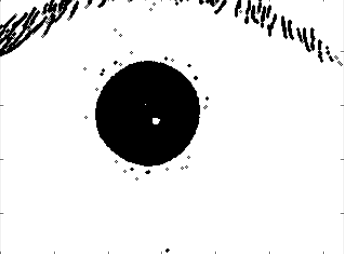
#> input picture eye_test.png, 344 x 254 px
$ python iris_pos.py ../eye_test.png   (Python 2 division)   (older library calls are emulated)
#> lines starting #> are read from the running program, lines starting #| are printed output that depends on the picture; after the words box and inside, x2 and y2 are one past the last pixel; in counts of white or black regions, pixels touching at a corner belong together
### codes/pupil.py
import cv2
from PIL import Image
from numpy import zeros, arange
from matplotlib.pyplot import figure, show
from skimage.color import rgb2grey
import cv2 as cv
from sys import argv
from morph import *
from imworks import *


def pupil_detect(fname):

    '''
    Mark the pupil region for an eye image.

    Parameters
    ----------
    fname: string
        Name of the image given in string format.

    Returns
    -------
    pupil:
        A new binary image in which the the pupil is marked
        as object(white) and the rest of the region is marked
        background(black).

    '''
#> called with fname = '../eye_test.png'

    img = cv2.imread(fname)
#> img is the input picture: shape (254, 344, 3); min 0, max 255, mean 222.1
    orig = zeros(img.shape)
    for i in range(img.shape[0]):
        for j in range(img.shape[1]):
            for k in range(img.shape[2]):
                orig[i, j, k] = img[i, j, k]
    pos1 = zeros([img.shape[0], img.shape[1]])
    im = Image.open(fname)
    pix = im.load()
    height, width = img.shape[:2]
#> height = 254; width = 344
    height = height-1
#> height = 253
    width = width-1
#> width = 343
    count = 0
    for eh in range(height):
        for ew in range(width):
            r, g, b = pix[ew, eh]
            if r <= 30 and g <= 30 and b <= 30:
                cv2.circle(img, (ew, eh), 1, (0, 255, 0), 1)
                cv2.circle(pos1, (ew, eh), 1, 255, 1)
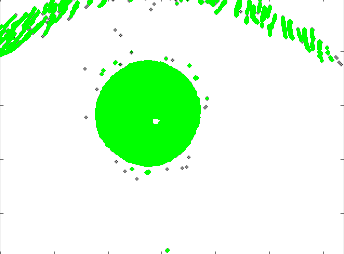
#> img: shape (254, 344, 3); 13.5% of pixels changed, all inside (x1, y1, x2, y2) = (0, 0, 334, 253)
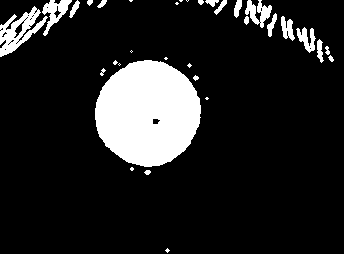
#> pos1: shape (254, 344) float64; 13.5% white; 33 white regions (12 under 20 px), largest, box (x1, y1, x2, y2) and area: (95, 60, 201, 167) 8678, (0, 6, 48, 57) 983, (42, 0, 72, 36) 429
    # pos1 is the pupil
    pupil = erode(pos1, 15)
    pupil = dilate(pupil, 8)
    return pupil

### codes/morph.py
from numpy import zeros


def erode(img, size=3):

    '''
    Performs morphological erosion by square mask of
    size given by input argument.

    Parameters
    ----------
    img: 2D matrix
         Input as a matrix corresponding to a particular image
    size: integer
         Positive integer which determines the size of the mask.
         If size = n means the square mask is of size n by n.

    Returns
    -------
    gmi: 2D matrix
         Ouptput the 2D matrix corresponding to morphologically erosed image.

    '''
#> called with size = 15

    pad = int(size/2)
    gmi = zeros([img.shape[0]-2*pad, img.shape[1]-2*pad])
    for i in range(gmi.shape[0]):
        for j in range(gmi.shape[1]):
            result = True
            for u in range(-pad, pad+1):
                for v in range(-pad, pad+1):
                        if img[i+u+pad, j+v+pad] == 0:
                            result = False
                gmi[i, j] = int(result)
#> gmi: shape (240, 330) float64; values 0 (black) and 1 (white), 7% white; 1 white region, box (x1, y1, x2, y2) and area: (96, 61, 186, 152) 5545
    return gmi


def dilate(img, size=3):

    '''
    Performs morphological dilation for an image.

    Parameters
    ----------
    img: 2D matrix
         Input as a matrix corresponding to a particular image
    size: integer
         Positive integer which determines the size of the mask.
         If size = n means the square mask is of size n by n.

    Returns
    -------
    gmi: 2D matrix
         Ouptput the 2D matrix corresponding to morphologically erosed image.

    '''
#> called with size = 8

    pad = int(size/2)
    gmi = zeros([img.shape[0]-2*pad, img.shape[1]-2*pad])
    for i in range(gmi.shape[0]):
        for j in range(gmi.shape[1]):
            result = False
            for u in range(-pad, pad+1):
                for v in range(-pad, pad+1):
                    if img[i+u+pad, j+v+pad] == 1:
                        result = True
            gmi[i, j] = int(result)
#> gmi: shape (232, 322) float64; values 0 (black) and 1 (white), 9.8% white; 1 white region, box (x1, y1, x2, y2) and area: (88, 53, 186, 152) 7313
    return gmi

### codes/iris.py
import cv2
from PIL import Image
from numpy import zeros, arange
from matplotlib.pyplot import figure, show
from skimage.color import rgb2grey
import cv2 as cv
from sys import argv
from morph import *
from imworks import *


def iris_detect(fname):

    '''
    For the iris region for an eye image.

    Parameters
    ----------
    fname: string
        Name of the image given in string format.

    Returns
    -------
    pupil:
        A new binary image in which the the iris is marked
        as object(white) and the rest of the region is marked
        background(black).

    '''
    img = cv2.imread(fname)
    orig = zeros(img.shape)
    for i in range(img.shape[0]):
        for j in range(img.shape[1]):
            for k in range(img.shape[2]):
                orig[i, j, k] = img[i, j, k]
    pos1 = zeros([img.shape[0], img.shape[1]])
    pos2 = zeros([img.shape[0], img.shape[1]])
    im = Image.open(fname)
    pix = im.load()
    height, width = img.shape[:2]
    height = height-1
    width = width-1
    count = 0
    for eh in range(height):
        for ew in range(width):
            r, g, b = pix[ew, eh]
            if r <= 120 and r > 30 and g <= 120 and \
            g > 30 and b <= 120 and b > 30:
                cv2.circle(img, (ew, eh), 1, (255, 0, 0), 1)
                cv2.circle(pos2, (ew, eh), 1, 255, 1)
    pos2 /= 255
    iris = dilate(pos2, 15)
    iris = erode(iris, 8)
    return iris


### codes/imworks.py
from skimage.io import imread, imshow, show
from skimage.color import rgb2gray

def bnw(s):
    '''
    Read an image and store it in a black and white format.

    Parameters
    ----------
    s: string
        File-name of the image in string format.

    Returns
    -------
    A 2D matrix corresponding to black and white
    image with all values within the range 0 to 1.

    '''
    return rgb2gray(imread(s))


def disp(img):
    '''
    to display an image.

    Parameters
    ----------
    img: 2D matrix
        Input as a matrix corresponding to a particular image

    '''
    imshow(img)
    show()

### codes/iris_pos.py
from pupil import *
from iris import *
from numpy import zeros
from skimage import draw
from imworks import *

if len(argv) < 2:
    print('No filename entered as command line argument.')
    exit()

fname = argv[1]
pupil_img = pupil_detect(fname)
rows = pupil_img.shape[0]
#> rows = 232
cols = pupil_img.shape[1]
#> cols = 322

for col in range(cols):
    col = cols - 1 - col
    if sum(pupil_img[:, col]) > 0:
        east_mark = col
        break

for col in range(east_mark):
    col = east_mark - 1 - col
    if sum(pupil_img[:, col]) == 0:
        west_mark = col
        break

for row in range(rows):
    row = rows - 1 - row
    if sum(pupil_img[row, :]) > 0:
        south_mark = row
        break

for row in range(south_mark):
    row = south_mark - 1 - row
    if sum(pupil_img[row, :]) == 0:
        north_mark = row
        break

center_x = (west_mark + east_mark) / 2
#> center_x = 136
center_y = (north_mark + south_mark) / 2
#> center_y = 101

lines = zeros([rows, cols])
rr, cc = draw.line(south_mark, east_mark, north_mark, east_mark)
#> cc = 100 values from 185 to 185
lines[rr, cc] = 1
rr, cc = draw.line(south_mark, west_mark, north_mark, west_mark)
#> cc = 100 values from 87 to 87
lines[rr, cc] = 1
rr, cc = draw.line(south_mark, west_mark, south_mark, east_mark)
#> rr = 99 values from 151 to 151
lines[rr, cc] = 1
rr, cc = draw.line(north_mark, west_mark, north_mark, east_mark)
lines[rr, cc] = 1
rr, cc = draw.circle(center_y, center_x, 3)
lines[rr, cc] = 1

# Locating Iris bounding box
iris_img = iris_detect(fname)
#> after the loop in iris_detect, `for eh in range(height):`:
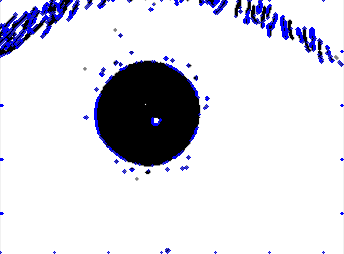
#> img: shape (254, 344, 3); 3.19% of pixels changed, all inside (x1, y1, x2, y2) = (0, 0, 344, 254)
#> after the loop in iris_detect, `for eh in range(height):`: pos2: shape (254, 344) float64; 3.2% white in thin lines or dots
#> in iris_detect, `pos2 /= 255`: pos2: shape (254, 344) float64; values 0 (black) and 1 (white), 3.2% white in thin lines or dots
#> after the loop in dilate (call 2), `for i in range(gmi.shape[0]):`: gmi: shape (240, 330) float64; values 0 (black) and 1 (white), 22.9% white; 19 white regions (1 under 20 px), largest, box (x1, y1, x2, y2) and area: (69, 19, 210, 174) 9070, (185, 0, 330, 67) 4241, (0, 0, 131, 58) 3098
#> call 2 of erode, with size = 8
#> after the loop in erode (call 2), `for i in range(gmi.shape[0]):`:
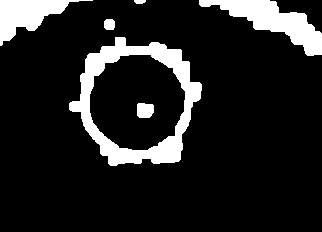
#> gmi: shape (232, 322) float64; values 0 (black) and 1 (white), 13.1% white; 6 white regions, box (x1, y1, x2, y2) and area: (69, 37, 202, 166) 5015, (199, 0, 322, 56) 2617, (0, 0, 93, 46) 1774, (137, 103, 154, 118) 229, (104, 19, 115, 30) 110, (134, 0, 146, 4) 41

x = east_mark
while(iris_img[center_y, x]) == 1:
    x += 1
#> this loop made 12 passes
#> after the loop, x = 197
iris_east = x
#> iris_east = 197

x = west_mark
while(iris_img[center_y, x]) == 1:
    x -= 1
#> this loop made 16 passes
#> x on passes 1 to 12: 86, 85, 84, 83, 82, 81, 80, 79, 78, 77, 76, 75
#> after the loop, x = 71
iris_west = x
#> iris_west = 71

rr, cc = draw.line(0, iris_east, rows-1, iris_east)
#> rr = 232 values from 0 to 231; cc = 232 values from 197 to 197
lines[rr, cc] = 1
rr, cc = draw.line(0, iris_west, rows-1, iris_west)
#> cc = 232 values from 71 to 71
lines[rr, cc] = 1

# Displaying bounding boxes with lines
full_color = zeros([rows, cols, 3])
for i in range(rows):
    for j in range(cols):
        full_color[i, j, 0] = pupil_img[i, j]
        full_color[i, j, 1] = lines[i, j]

for i in range(rows):
    for j in range(cols):
        full_color[i, j, 2] = iris_img[i, j]
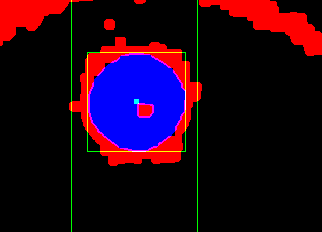
#> full_color: shape (232, 322, 3) float64; mean of channels 0, 1, 2 0.0979, 0.0118, 0.131; drawn as B, G, R

print('Eastern distance: ' + str(iris_east - center_x))
#| Eastern distance: 61
print('Western distance: ' + str(center_x - iris_west))
#| Western distance: 65


# Generating mask:
radius = max([(iris_east - center_x), (center_x - iris_west)])
#> radius = 65
mask = zeros([rows, cols])

rr, cc = draw.circle(center_y, center_x, radius)
#> rr = 13237 values from 37 to 165; cc = 13237 values, max 200 at index 5263, min 72 at index 5135, mean 136
for i in range(len(rr)):
    if rr[i] < 0:
        rr[i] = 0
    if rr[i] >= rows:
        rr[i] = rows - 1
for i in range(len(cc)):
    if cc[i] < 0:
        cc[i] = 0
    if cc[i] >= cols:
        cc[i] = cols - 1
mask[rr, cc] = 1

rr, cc = draw.circle(center_y, center_x, (0.5*(east_mark-west_mark)))
for i in range(len(rr)):
    if rr[i] < 0:
        rr[i] = 0
    if rr[i] >= rows:
        rr[i] = rows - 1
for i in range(len(cc)):
    if cc[i] < 0:
        cc[i] = 0
    if cc[i] >= cols:
        cc[i] = cols - 1
mask[rr, cc] = 0

img = bnw(fname)
pad = 6
masked_eye = zeros([img.shape[0]-2*pad, img.shape[1]-2*pad])
for i in range(rows):
        for j in range(cols):
            masked_eye[i, j] = min([mask[i, j], img[pad+i, pad+j]])
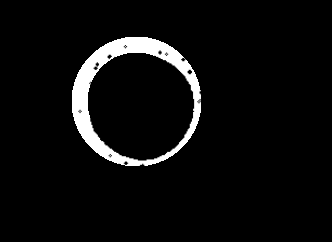
#> masked_eye: shape (242, 332) float64; min 0, max 1, mean 0.0522

check_mask = zeros([rows, cols, 3])
for i in range(rows):
    for j in range(cols):
        check_mask[i, j, 0] = img[i, j]
        check_mask[i, j, 1] = img[i, j] * 0.6 + 0.4*mask[i-2*pad, j-2*pad]
        check_mask[i, j, 2] = img[i, j] * 0.6 + 0.4*mask[i-2*pad, j-2*pad]
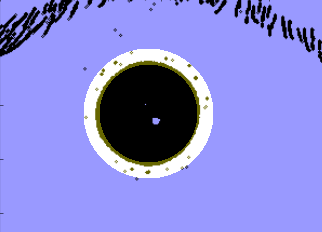
#> check_mask: shape (232, 322, 3) float64; mean of channels 0, 1, 2 0.851, 0.541, 0.541; drawn as B, G, R

disp(check_mask)

$ run again, on test3.png
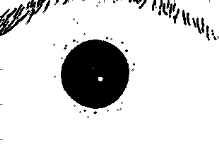
#> input picture test3.png, 219 x 162 px
#> in pupil_detect, img is the input picture: shape (162, 219, 3); min 0, max 255, mean 220.8
#> the loop `while(iris_img[center_y, x]) == 1:` made 11 passes
#> after the loop `while(iris_img[center_y, x]) == 1:`: x = 125
#> the loop `while(iris_img[center_y, x]) == 1:` made 13 passes
#> x on passes 1 to 8: 51, 50, 49, 48, 47, 46, 45, 44
#> after the loop `while(iris_img[center_y, x]) == 1:`: x = 39
#> `rr, cc = draw.line(0, iris_east, rows-1, iris_east)`: rr = 140 values from 0 to 139; cc = 140 values from 125 to 125
#> `rr, cc = draw.line(0, iris_west, rows-1, iris_west)`: cc = 140 values from 39 to 39
#> after the loop `for i in range(rows):`:
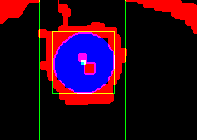
#> full_color: shape (140, 197, 3) float64; mean of channels 0, 1, 2 0.105, 0.0201, 0.17; drawn as B, G, R
#| Eastern distance: 42
#| Western distance: 44
#> radius = 44
#> `rr, cc = draw.circle(center_y, center_x, radius)`: rr = 6073 values from 19 to 105; cc = 6073 values, max 126 at index 2296, min 40 at index 2210, mean 83
#> after the loop `for i in range(rows):`:
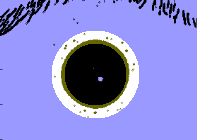
#> check_mask: shape (140, 197, 3) float64; mean of channels 0, 1, 2 0.832, 0.544, 0.544; drawn as B, G, R
